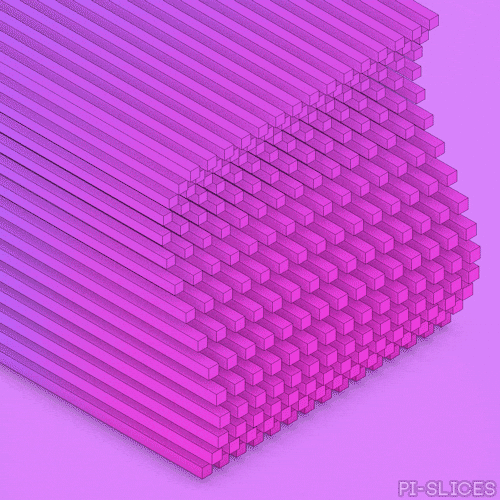
#> input picture g1.gif, 500 x 500 px
$ python giftest.py
#> lines starting #> are read from the running program, lines starting #| are printed output that depends on the picture
from PIL import Image, ImageSequence

seq = Image.open("g1.gif")
#> seq is the input picture: PIL image 500x500 P; mean R, G, B, A 199, 83, 215.7, 255
list(i.convert("RGBA") for i in ImageSequence.Iterator(seq))
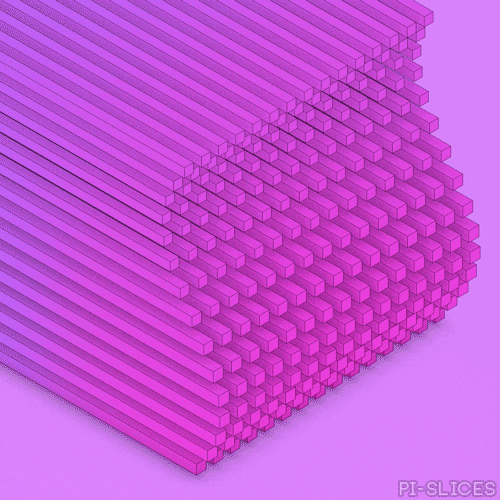
#> seq: PIL image 500x500 RGBA; mean R, G, B, A 199.1, 83.6, 216.2, 255
